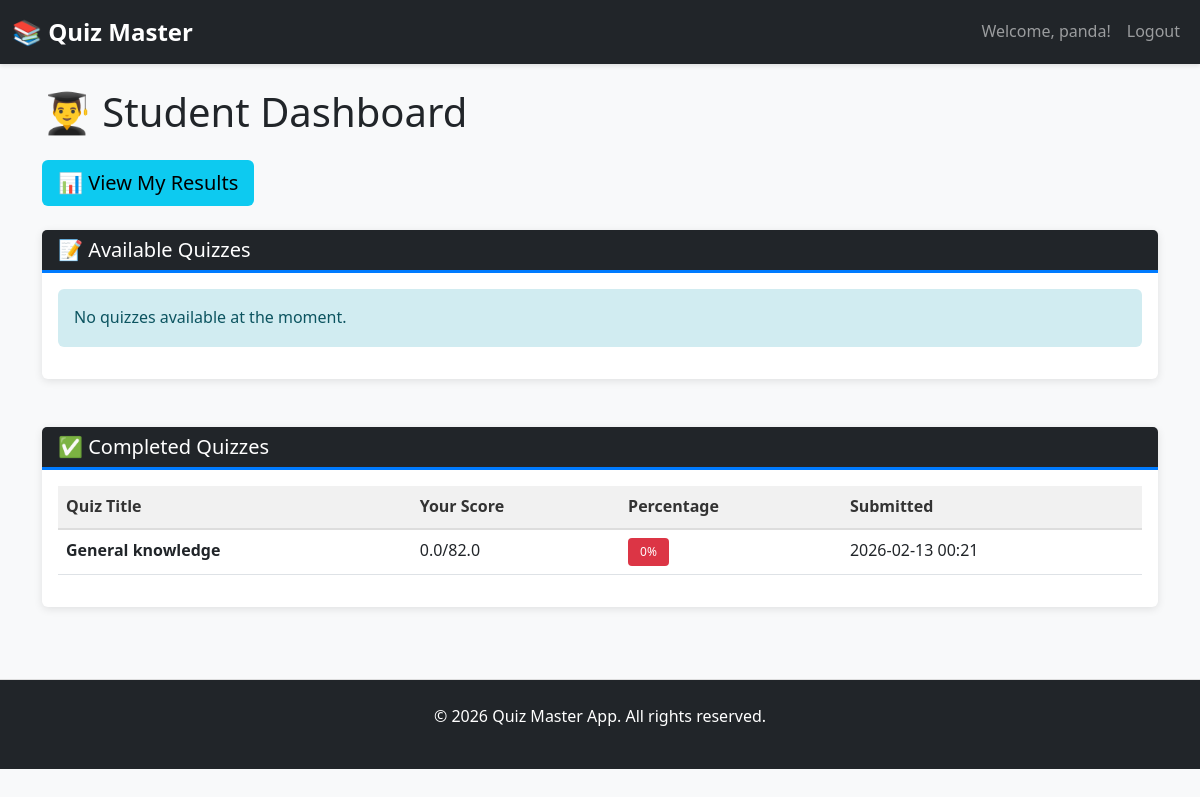
Screenshot of /student/dashboard (signed in) with the database file from the repository.
### controller/models.py (models this page shows, shortened)
class User(db.Model):
    id = db.Column(db.Integer, primary_key=True)
    username = db.Column(db.String(100), unique=True, nullable=False)
    email = db.Column(db.String(100), unique=True, nullable=False)
    password = db.Column(db.String(200), nullable=False)
    created_at = db.Column(db.DateTime, default=datetime.utcnow)
    roles = db.relationship('Role', secondary=user_role, backref='users')
    quizzes = db.relationship('Quiz', backref='teacher', lazy=True, foreign_keys='Quiz.teacher_id')
    student_answers = db.relationship('StudentAnswer', backref='student', lazy=True)
    def get_role_name(self):
        if self.roles:
            return self.roles[0].rolename
        return None

class QuizSubmission(db.Model):
    id = db.Column(db.Integer, primary_key=True)
    quiz_id = db.Column(db.Integer, db.ForeignKey('quiz.id'), nullable=False)
    student_id = db.Column(db.Integer, db.ForeignKey('user.id'), nullable=False)
    submitted_at = db.Column(db.DateTime, default=datetime.utcnow)
    score = db.Column(db.Float)
    total_marks = db.Column(db.Float)
    student = db.relationship('User', backref='quiz_submissions')

class Quiz(db.Model):
    id = db.Column(db.Integer, primary_key=True)
    title = db.Column(db.String(200), nullable=False)
    description = db.Column(db.Text)
    teacher_id = db.Column(db.Integer, db.ForeignKey('user.id'), nullable=False)
    created_at = db.Column(db.DateTime, default=datetime.utcnow)
    updated_at = db.Column(db.DateTime, default=datetime.utcnow, onupdate=datetime.utcnow)
    duration_minutes = db.Column(db.Integer, default=30)  # Quiz duration in minutes
    total_marks = db.Column(db.Integer, default=100)
    is_published = db.Column(db.Boolean, default=False)
    questions = db.relationship('Question', backref='quiz', lazy=True, cascade='all, delete-orphan')
    submissions = db.relationship('QuizSubmission', backref='quiz', lazy=True, cascade='all, delete-orphan')

### app.py (the view)
@app.route('/student/dashboard')
@role_required('Student')
def student_dashboard():
    student = User.query.get(session['user_id'])
    available_quizzes = Quiz.query.filter_by(is_published=True).all()
    completed_quizzes = QuizSubmission.query.filter_by(student_id=student.id).all()
    completed_quiz_ids = [sub.quiz_id for sub in completed_quizzes]
    pending_quizzes = [q for q in available_quizzes if q.id not in completed_quiz_ids]
    return render_template('student_dashboard.html',
                         pending_quizzes=pending_quizzes,
                         completed_quizzes=completed_quizzes)

### app.py (called while the page is built)
def role_required(role_name):
    def decorator(f):
        @wraps(f)
        def decorated_function(*args, **kwargs):
            if 'user_id' not in session:
                flash('Please login first', 'warning')
                return redirect(url_for('login'))
            user = User.query.get(session['user_id'])
            if not user or user.get_role_name() != role_name:
                flash('Access denied', 'danger')
                return redirect(url_for('login'))
            return f(*args, **kwargs)
        return decorated_function
    return decorator

### templates/student_dashboard.html (shortened to what this page needs)
{% extends "base.html" %}
{% block content %}
<h1 class="mb-4">👨‍🎓 Student Dashboard</h1>
<div class="row mb-4">
    <div class="col-md-12">
        <a href="{{ url_for('student_results') }}" class="btn btn-info btn-lg">
            📊 View My Results
        </a>
    </div>
</div>
<div class="row mb-4">
    <div class="col-md-12">
        <div class="card">
            <div class="card-header bg-dark text-white">
                <h5 class="mb-0">📝 Available Quizzes</h5>
            </div>
            <div class="card-body">
                {% if pending_quizzes %}
                <div class="row">
                    {% for quiz in pending_quizzes %}
                    <div class="col-md-6 mb-3">
                        <div class="card border-success">
                            <div class="card-body">
                                <h5 class="card-title">{{ quiz.title }}</h5>
                                <p class="card-text text-muted">{{ quiz.description[:100] }}{% if quiz.description|length > 100 %}...{% endif %}</p>
                                <p class="card-text">
                                    <small class="text-muted">
                                        ⏱️ Duration: {{ quiz.duration_minutes }} minutes |
                                        📊 Total Marks: {{ quiz.total_marks }}
                                    </small>
                                </p>
                                <p class="card-text">
                                    <small class="text-muted">
                                        ❓ Questions: {{ quiz.questions|length }}
                                    </small>
                                </p>
                                <a href="{{ url_for('start_quiz', quiz_id=quiz.id) }}" class="btn btn-success btn-sm">
                                    ▶️ Start Quiz
                                </a>
                            </div>
                        </div>
                    </div>
                    {% endfor %}
                </div>
                {% else %}
                <div class="alert alert-info" role="alert">
                    <p class="mb-0">No quizzes available at the moment.</p>
                </div>
                {% endif %}
            </div>
        </div>
    </div>
</div>
{% if completed_quizzes %}
<div class="row">
    <div class="col-md-12">
        <div class="card">
            <div class="card-header bg-dark text-white">
                <h5 class="mb-0">✅ Completed Quizzes</h5>
            </div>
            <div class="card-body">
                <div class="table-responsive">
                    <table class="table table-hover">
                        <thead class="table-light">
                            <tr>
                                <th>Quiz Title</th>
                                <th>Your Score</th>
                                <th>Percentage</th>
                                <th>Submitted</th>
                            </tr>
                        </thead>
                        <tbody>
                            {% for submission in completed_quizzes %}
                            <tr>
                                <td><strong>{{ submission.quiz.title }}</strong></td>
                                <td>{{ submission.score }}/{{ submission.total_marks }}</td>
                                <td>
                                    {% set percentage = (submission.score / submission.total_marks * 100)|round|int %}
                                    <span class="badge {% if percentage >= 80 %}bg-success{% elif percentage >= 60 %}bg-warning{% else %}bg-danger{% endif %}">
                                        {{ percentage }}%
                                    </span>
                                </td>
                                <td>{{ submission.submitted_at.strftime('%Y-%m-%d %H:%M') }}</td>
                            </tr>
                            {% endfor %}
                        </tbody>
                    </table>
                </div>
            </div>
        </div>
    </div>
</div>
{% endif %}
{% endblock %}

### templates/base.html (shortened to what this page needs)
<!DOCTYPE html>
<html lang="en">
<head>
    <link href="https://cdn.jsdelivr.net/npm/bootstrap@5.3.0/dist/css/bootstrap.min.css" rel="stylesheet">
    <link rel="stylesheet" href="{{ url_for('static', filename='css/style.css') }}">
</head>
<body>
    <nav class="navbar navbar-expand-lg navbar-dark bg-dark">
        <div class="container-fluid">
            <a class="navbar-brand" href="/">📚 Quiz Master</a>
            <div class="collapse navbar-collapse" id="navbarNav">
                <ul class="navbar-nav ms-auto">
                    {% if session.user_id %}
                        <li class="nav-item">
                            <span class="nav-link">Welcome, {{ session.username }}!</span>
                        </li>
                        <li class="nav-item">
                            <a class="nav-link" href="{{ url_for('logout') }}">Logout</a>
                        </li>
                    {% endif %}
                </ul>
            </div>
        </div>
    </nav>
    <div class="container mt-3">
        {% block content %}{% endblock %}
    </div>
    <footer class="bg-dark text-white text-center py-4 mt-5">
        <p>&copy; 2026 Quiz Master App. All rights reserved.</p>
    </footer>
</body>
</html>

### static/css/style.css (style rules this page uses)
:root { --primary-color: #007bff; --success-color: #28a745; --warning-color: #ffc107; --danger-color: #dc3545; --info-color: #17a2b8; --dark-color: #343a40; }
* { margin: 0; padding: 0; box-sizing: border-box; }
body { background-color: #f8f9fa; font-family: 'Segoe UI', Tahoma, Geneva, Verdana, sans-serif; line-height: 1.6; }
.navbar { box-shadow: 0 2px 4px rgba(0,0,0,0.1); }
.navbar-brand { font-weight: bold; font-size: 1.5rem; }
.card { border: none; box-shadow: 0 2px 8px rgba(0,0,0,0.1); margin-bottom: 1.5rem; transition: transform 0.3s ease, box-shadow 0.3s ease; }
.card-header { border-bottom: 3px solid var(--primary-color); font-weight: 600; }
.btn { border-radius: 6px; font-weight: 500; transition: all 0.3s ease; border: none; }
.table { background-color: white; }
.table thead th { background-color: #f1f1f1; border-bottom: 2px solid #ddd; font-weight: 600; color: #333; }
.badge { padding: 0.5rem 0.75rem; border-radius: 4px; font-weight: 500; }
.alert { border-radius: 6px; border: none; }
.alert-info { background-color: #d1ecf1; color: #0c5460; }
.bg-danger { background-color: var(--danger-color) !important; }
footer { margin-top: auto; border-top: 1px solid #ddd; }
.card, .alert { animation: fadeIn 0.3s ease-out; }

### rows the page displays
User: username "panda"
QuizSubmission: quiz "General knowledge", score "0.0", total_marks "82.0", percentage "0", submitted_at "2026-02-13 00:21"
